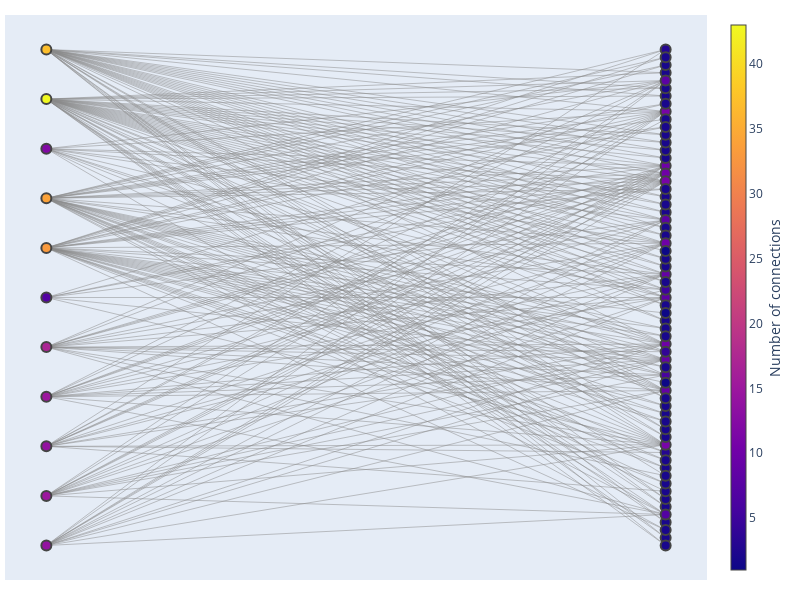

Source (notebook cell):
### Markdown cell above
### Creating graph viz

### Code cell
G = nx.Graph()
for edge in types_predicates_selected.iter_rows():
    left, right, weight = edge
    G.add_edge(left,right, weight=weight)
left, right = types_predicates_selected["type"], types_predicates_selected["predicate"]
utils.plot_graph(G, left, right)

### Figure 1 — Plotly figure (JSON) as saved in the notebook; plotly's stock layout.template omitted (floating-point values rounded to 4 significant figures; data arrays with more than 128 entries replaced by an {"elided": "..."} marker saying what was removed)
{"data": [{"hoverinfo": "none", "line": {"color": "#888", "width": 0.5}, "mode": "lines", "type": "scatter", "x": {"elided": "723 int values"}, "y": {"elided": "723 float values"}}, {"hoverinfo": "text", "marker": {"color": [43, 2, 2, 2, 2, 2, 34, 9, 8, 10, 10, 2, 9, 2, 2, 3, 5, 37, 8, 10, 11, 2, 15, 11, 2, 2, 3, 2, 2, 2, 2, 2, 2, 14, 2, 17, 2, 14, 33, 11, 2, 2, 2, 10, 6, 15, 9, 2, 2, 2, 8, 2, 2, 2, 7, 4, 2, 7, 2, 2, 2, 2, 2, 2, 2, 2, 1, 2, 1, 2, 2, 12, 2, 2, 1, 2], "colorbar": {"thickness": 15, "title": {"side": "right", "text": "Number of connections"}, "xanchor": "left"}, "line": {"width": 2}, "reversescale": false, "showscale": true, "size": 10}, "mode": "markers", "text": ["<wordnet_person_100007846>: # of connections: 43", "<hasGender>: # of connections: 2", "<isCitizenOf>: # of connections: 2", "<wasBornOnDate>: # of connections: 2", "<wasBornIn>: # of connections: 2", "<diedOnDate>: # of connections: 2", "<wordnet_administrative_district_108491826>: # of connections: 34", "<isLocatedIn>: # of connections: 9", "<isAffiliatedTo>: # of connections: 8", "<hasLatitude>: # of connections: 10", "<hasLongitude>: # of connections: 10", "<diedIn>: # of connections: 2", "<hasNumberOfPeople>: # of connections: 9", "<playsFor>: # of connections: 2", "<graduatedFrom>: # of connections: 2", "<hasArea>: # of connections: 3", "<hasHeight>: # of connections: 5", "<wordnet_artist_109812338>: # of connections: 37", "<created>: # of connections: 8", "<hasWonPrize>: # of connections: 10", "<hasWebsite>: # of connections: 11", "<isMarriedTo>: # of connections: 2", "<wordnet_company_108058098>: # of connections: 15", "<wasCreatedOnDate>: # of connections: 11", "<actedIn>: # of connections: 2", "<hasWeight>: # of connections: 2", "<hasPopulationDensity>: # of connections: 3", "<hasChild>: # of connections: 2", "<isPoliticianOf>: # of connections: 2", "<livesIn>: # of connections: 2", "<worksAt>: # of connections: 2", "<hasMusicalRole>: # of connections: 2", "<directed>: # of connections: 2", "<wordnet_military_unit_108198398>: # of connections: 14", "<isLeaderOf>: # of connections: 2", "<wordnet_organization_108008335>: # of connections: 17", "<hasAcademicAdvisor>: # of connections: 2", "<wordnet_airport_102692232>: # of connections: 14", "<wordnet_country_108544813>: # of connections: 33", "<wasDestroyedOnDate>: # of connections: 11", "<wroteMusicFor>: # of connections: 2", "<hasAirportCode>: # of connections: 2", "<influences>: # of connections: 2", "<owns>: # of connections: 10", "<hasRevenue>: # of connections: 6", "<wordnet_agency_108337324>: # of connections: 15", "<hasMotto>: # of connections: 9", "<isConnectedTo>: # of connections: 2", "<hasCapital>: # of connections: 2", "<isInterestedIn>: # of connections: 2", "<participatedIn>: # of connections: 8", "<edited>: # of connections: 2", "<hasCurrency>: # of connections: 2", "<isKnownFor>: # of connections: 2", "<hasBudget>: # of connections: 7", "<hasExpenses>: # of connections: 4", "<hasOfficialLanguage>: # of connections: 2", "<wikicat_Musical_groups_from_London>: # of connections: 7", "<hasTLD>: # of connections: 2", "<hasGDP>: # of connections: 2", "<hasEconomicGrowth>: # of connections: 2", "<hasInflation>: # of connections: 2", "<dealsWith>: # of connections: 2", "<hasExport>: # of connections: 2", "<hasImport>: # of connections: 2", "<hasUnemployment>: # of connections: 2", "<hasGini>: # of connections: 1", "<hasPoverty>: # of connections: 2", "<hasNeighbor>: # of connections: 1", "<imports>: # of connections: 2", "<exports>: # of connections: 2", "<wordnet_government_108050678>: # of connections: 12", "<hasPages>: # of connections: 2", "<hasLength>: # of connections: 2", "<hasISBN>: # of connections: 1", "<hasDuration>: # of connections: 2"], "type": "scatter", "x": [0, 1, 1, 1, 1, 1, 0, 1, 1, 1, 1, 1, 1, 1, 1, 1, 1, 0, 1, 1, 1, 1, 0, 1, 1, 1, 1, 1, 1, 1, 1, 1, 1, 0, 1, 0, 1, 0, 0, 1, 1, 1, 1, 1, 1, 0, 1, 1, 1, 1, 1, 1, 1, 1, 1, 1, 1, 0, 1, 1, 1, 1, 1, 1, 1, 1, 1, 1, 1, 1, 1, 0, 1, 1, 1, 1], "y": [0.9, 0.6719, 0.07812, 0.7031, 0.6875, 0.04688, 0.7, 0.375, 0.5, 0.7656, 0.4062, 0.9062, 0.5469, 0.7812, 0.7969, 0.1875, 0.5156, 1, 0.6562, 0.75, 0.875, 0.09375, 0.1, 0.2031, 0.5312, 0.8125, 1, 0.5625, 0.9219, 0.9531, 0.6406, 0.625, 0.2188, 0, 0.01562, 0.4, 0, 0.2, 0.6, 0.7344, 0.4844, 0.1094, 0.5781, 0.6094, 0.3438, 0.3, 0.3125, 0.8594, 0.125, 0.8281, 0.9375, 0.2344, 0.2656, 0.4531, 0.0625, 0.3906, 0.2812, 0.5, 0.03125, 0.1562, 0.9688, 0.4375, 0.8438, 0.8906, 0.25, 0.1719, 0.4688, 0.4219, 0.3281, 0.9844, 0.7188, 0.8, 0.2969, 0.3594, 0.5938, 0.1406]}], "layout": {"height": 600, "hovermode": "closest", "margin": {"b": 20, "l": 5, "r": 5, "t": 15}, "showlegend": false, "title": {"font": {"size": 16}, "text": ""}, "width": 800, "xaxis": {"showgrid": false, "showticklabels": false, "zeroline": false}, "yaxis": {"showgrid": false, "showticklabels": false, "zeroline": false}}}
